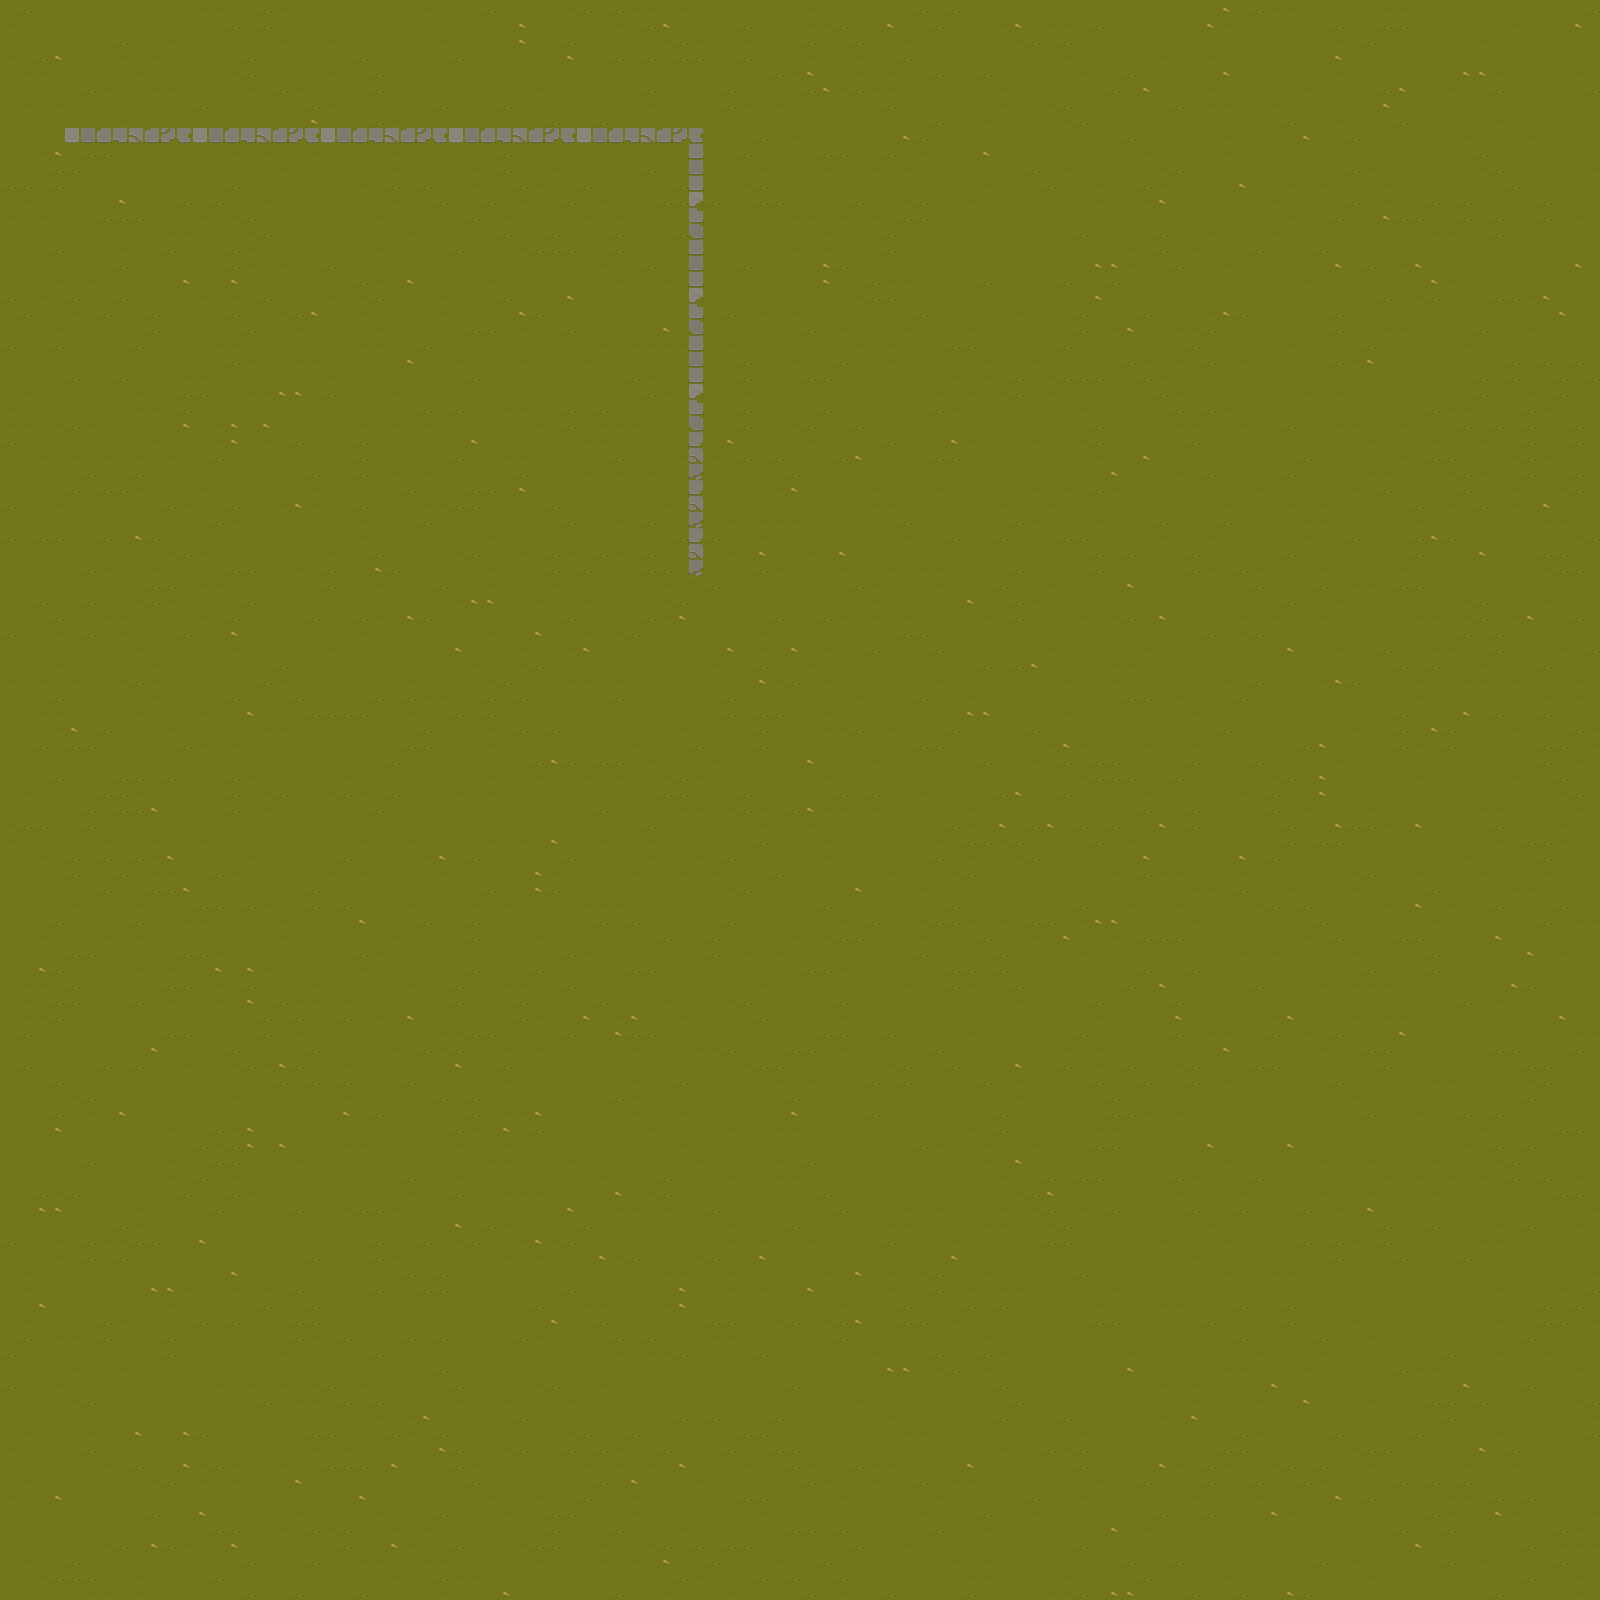

A level layout from a 2D game, rendered from its tile map. Below: a short description, then the map file with tile-grid data replaced by summaries:
An orthogonal 100x100 tile map with 16x16 px tiles, 1 tile layer (Tile_Layer_1), 2 tilesets and 13 objects (13x Tree).

<map version="1.10" tiledversion="1.10.2" orientation="orthogonal" renderorder="right-down" width="100" height="100" tilewidth="16" tileheight="16" infinite="0" nextlayerid="3" nextobjectid="14">
 <tileset firstgid="1" source="Base.tsx" />
 <tileset firstgid="257" source="Tree_anim.tsx" />
 <layer id="1" name="Tile_Layer_1" width="100" height="100">
  <data>[10000 cells, 10000 non-empty, 28 distinct tile ids]</data>
 </layer>
 <objectgroup id="2" name="object_layer_1">
  <object id="1" name="Tree1" type="Tree" gid="257" x="576" y="240" width="128" height="160" />
  <object id="2" name="Tree1" type="Tree" gid="257" x="512" y="224" width="128" height="160" />
  <object id="3" name="Tree1" type="Tree" gid="257" x="470.5" y="237.5" width="128" height="160" />
  <object id="4" name="Tree1" type="Tree" gid="257" x="431" y="243" width="128" height="160" />
  <object id="5" name="Tree1" type="Tree" gid="257" x="513" y="261" width="128" height="160" />
  <object id="6" name="Tree1" type="Tree" gid="257" x="397" y="230" width="128" height="160" />
  <object id="7" name="Tree1" type="Tree" gid="257" x="372" y="215" width="128" height="160" />
  <object id="8" name="Tree1" type="Tree" gid="257" x="345" y="227" width="128" height="160" />
  <object id="9" name="Tree1" type="Tree" gid="257" x="286" y="204" width="128" height="160" />
  <object id="10" name="Tree1" type="Tree" gid="257" x="73" y="204" width="128" height="160" />
  <object id="11" name="Tree1" type="Tree" gid="257" x="115" y="321" width="128" height="160" />
  <object id="12" name="Tree1" type="Tree" gid="257" x="173" y="236" width="128" height="160" />
  <object id="13" name="Tree1" type="Tree" gid="257" x="243" y="344" width="128" height="160" />
 </objectgroup>
</map>
